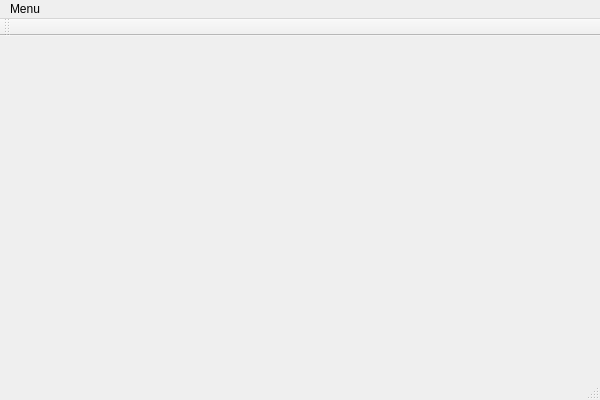
<?xml version="1.0" encoding="UTF-8"?>
<ui version="4.0">
 <class>MainWindow</class>
 <widget class="QMainWindow" name="MainWindow">
  <property name="geometry">
   <rect>
    <x>0</x>
    <y>0</y>
    <width>600</width>
    <height>400</height>
   </rect>
  </property>
  <property name="windowTitle">
   <string>MainWindow</string>
  </property>
  <widget class="QWidget" name="centralWidget"/>
  <widget class="QMenuBar" name="menuBar">
   <property name="geometry">
    <rect>
     <x>0</x>
     <y>0</y>
     <width>600</width>
     <height>22</height>
    </rect>
   </property>
   <widget class="QMenu" name="menuMenu">
    <property name="title">
     <string>Menu</string>
    </property>
    <addaction name="actionNouvelle_partie"/>
    <addaction name="actionCharger_partie"/>
    <addaction name="actionCompte"/>
    <addaction name="actionQuitter"/>
   </widget>
   <addaction name="menuMenu"/>
  </widget>
  <widget class="QToolBar" name="mainToolBar">
   <attribute name="toolBarArea">
    <enum>TopToolBarArea</enum>
   </attribute>
   <attribute name="toolBarBreak">
    <bool>false</bool>
   </attribute>
  </widget>
  <widget class="QStatusBar" name="statusBar"/>
  <action name="actionNouvelle_partie">
   <property name="text">
    <string>Nouvelle partie</string>
   </property>
  </action>
  <action name="actionCompte">
   <property name="text">
    <string>Compte</string>
   </property>
  </action>
  <action name="actionQuitter">
   <property name="text">
    <string>Quitter</string>
   </property>
  </action>
  <action name="actionCharger_partie">
   <property name="text">
    <string>Charger partie</string>
   </property>
  </action>
 </widget>
 <layoutdefault spacing="6" margin="11"/>
 <resources/>
 <connections/>
</ui>
